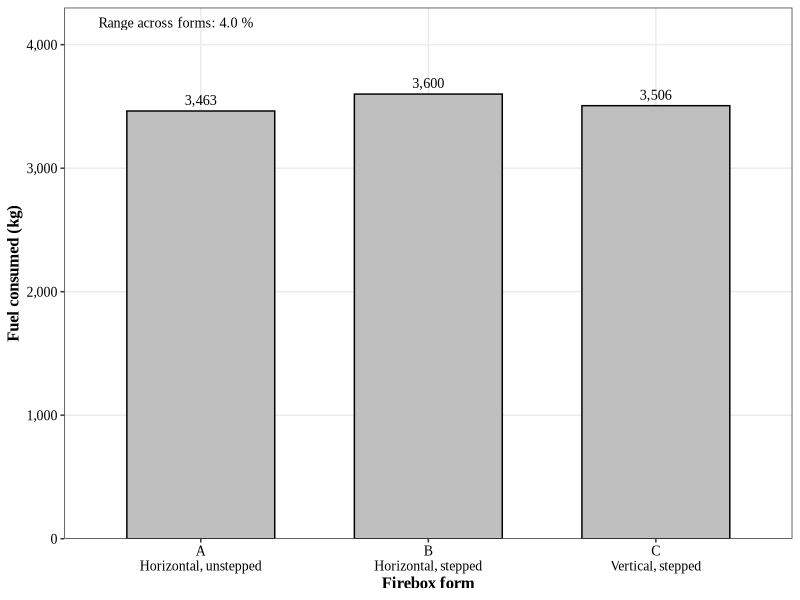
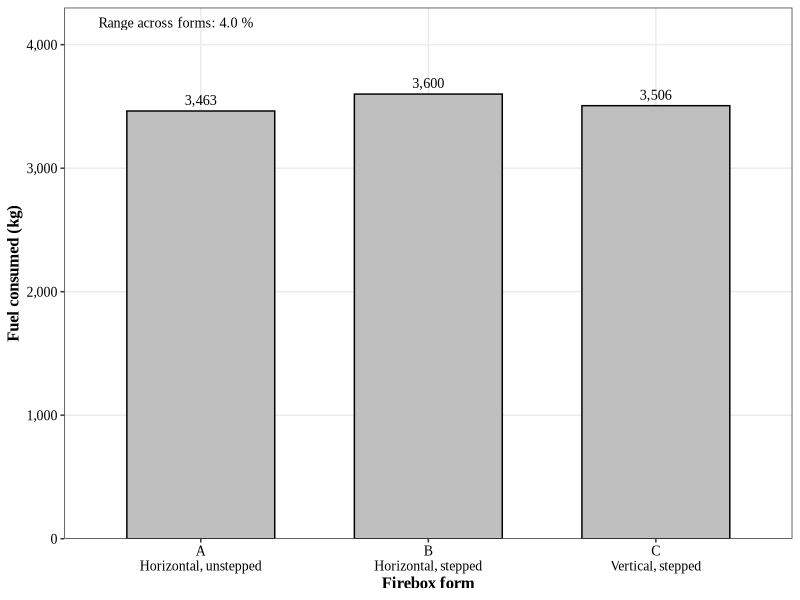
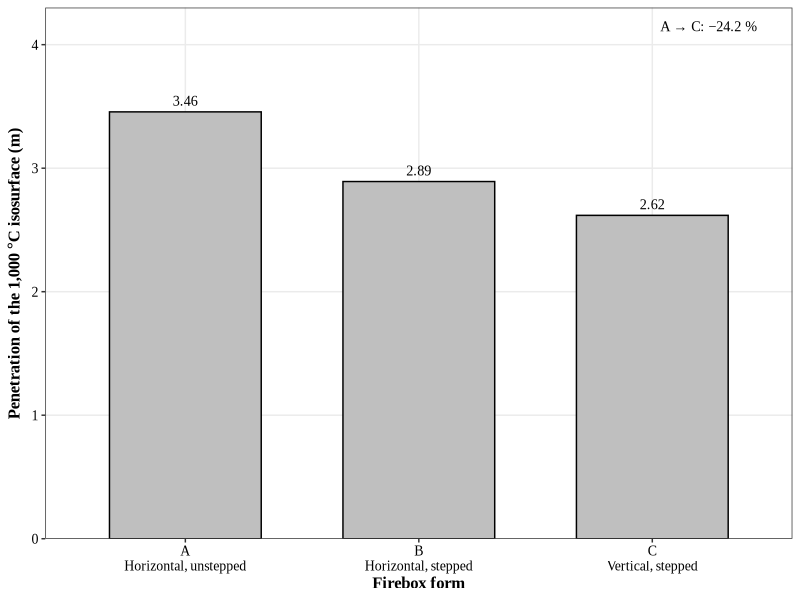
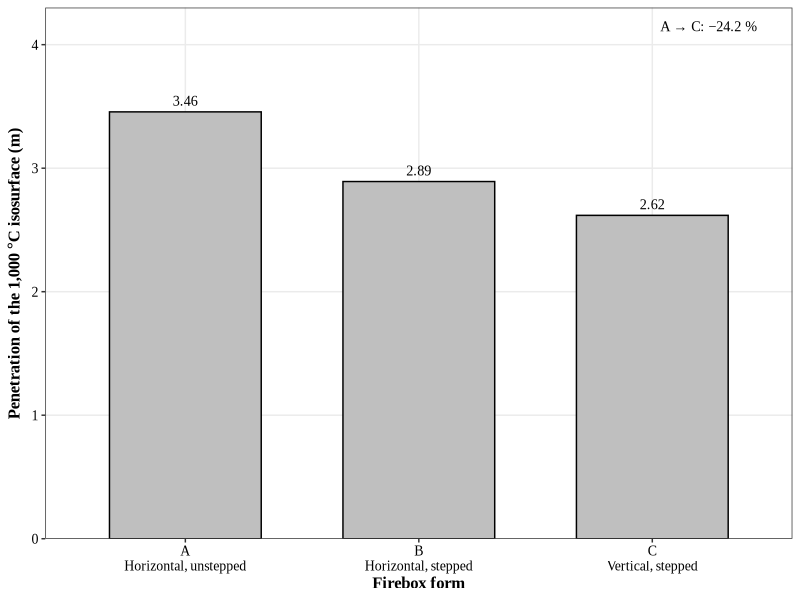
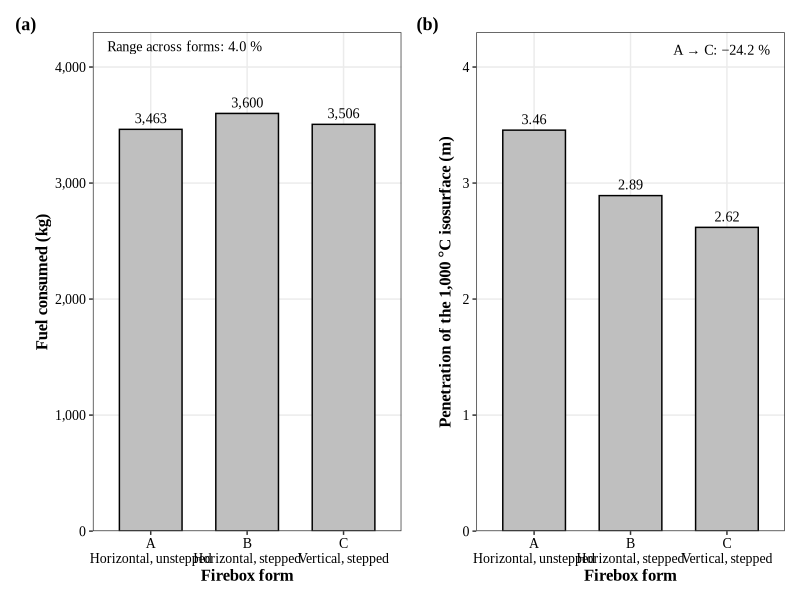
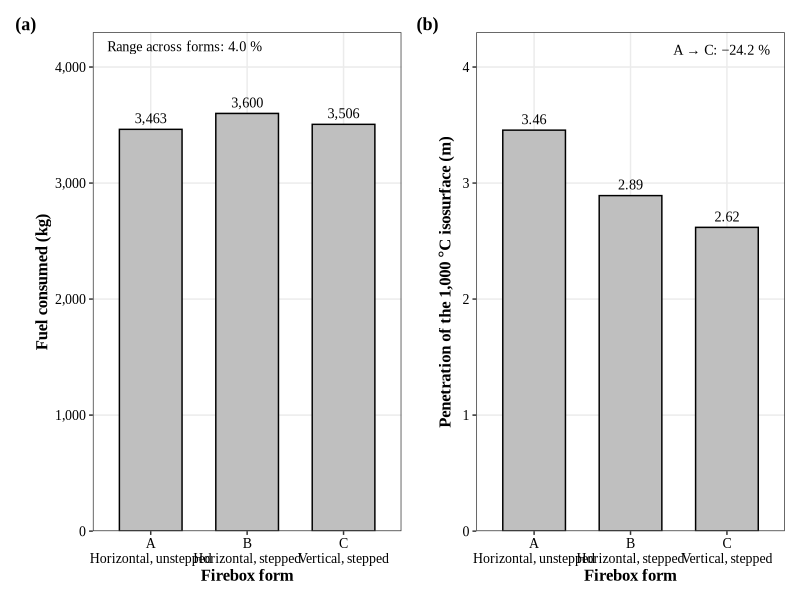

Here is the R script that generated these plots, in order:
library(ggplot2)
library(here)
library(patchwork)

FONT <- "Times New Roman"

df <- read.csv(here("./Data/Kiln_Form.csv"), fileEncoding = "UTF-8")
df$form <- factor(df$form, levels = c("A", "B", "C"))
df$axis <- paste(df$form, df$desc, sep = "\n")
df$axis <- factor(df$axis, levels = df$axis[order(df$form)])

kiln_theme <- theme_bw() +
    theme(text = element_text(family = FONT),
        plot.title = element_text(hjust = 0.5, size = 12, face = 'bold'),
        axis.title.x = element_text(size = 12, colour = "black", face = 'bold'),
        axis.title.y = element_text(size = 12, colour = "black", face = 'bold'),
        axis.text = element_text(size = 10, colour = "black"),
        panel.grid.minor = element_blank())

spread <- (max(df$fuel_kg) - min(df$fuel_kg)) / min(df$fuel_kg) * 100

p1 <- ggplot(df, aes(x = axis, y = fuel_kg)) +
    geom_col(fill = "grey75", colour = "black", width = 0.65) +
    geom_text(aes(label = format(fuel_kg, big.mark = ",")),
              vjust = -0.6, size = 3.6, family = FONT) +
    annotate("text", x = 0.55, y = 4180, hjust = 0, size = 3.6, family = FONT,
             label = sprintf("Range across forms: %.1f %%", spread)) +
    scale_y_continuous(limits = c(0, 4300), expand = c(0, 0),
                       labels = function(v) format(v, big.mark = ",")) +
    xlab("Firebox form") +
    ylab("Fuel consumed (kg)") +
    kiln_theme
ggsave(here("./Results/Bar(Fuel_by_form).tiff"), p1, dpi = 300, width = 5, height = 5, units = 'in', bg = "white", compression = "lzw")
ggsave(here("./Results/Bar(Fuel_by_form).jpeg"), p1, dpi = 300, width = 5, height = 5, units = 'in', bg = "white", quality = 95)

drop <- (df$penetration_m[df$form == "A"] - df$penetration_m[df$form == "C"]) /
         df$penetration_m[df$form == "A"] * 100

p2 <- ggplot(df, aes(x = axis, y = penetration_m)) +
    geom_col(fill = "grey75", colour = "black", width = 0.65) +
    geom_text(aes(label = sprintf("%.2f", penetration_m)),
              vjust = -0.6, size = 3.6, family = FONT) +
    annotate("text", x = 3.45, y = 4.15, hjust = 1, size = 3.6, family = FONT,
             label = sprintf("A → C: −%.1f %%", drop)) +
    scale_y_continuous(limits = c(0, 4.3), expand = c(0, 0)) +
    xlab("Firebox form") +
    ylab(expression(bold(paste("Penetration of the 1,000 ", degree, "C isosurface (m)")))) +
    kiln_theme
ggsave(here("./Results/Bar(Penetration_by_form).tiff"), p2, dpi = 300, width = 5, height = 5, units = 'in', bg = "white", compression = "lzw")
ggsave(here("./Results/Bar(Penetration_by_form).jpeg"), p2, dpi = 300, width = 5, height = 5, units = 'in', bg = "white", quality = 95)

fig <- p1 + p2 + plot_annotation(tag_levels = "a", tag_prefix = "(", tag_suffix = ")") &
    theme(plot.tag = element_text(family = FONT, size = 13, face = "bold"))
ggsave(here("./Results/Fig_Form.tiff"), fig, dpi = 300, width = 10, height = 5, units = 'in', bg = "white", compression = "lzw")
ggsave(here("./Results/Fig_Form.jpeg"), fig, dpi = 300, width = 10, height = 5, units = 'in', bg = "white", quality = 95)
